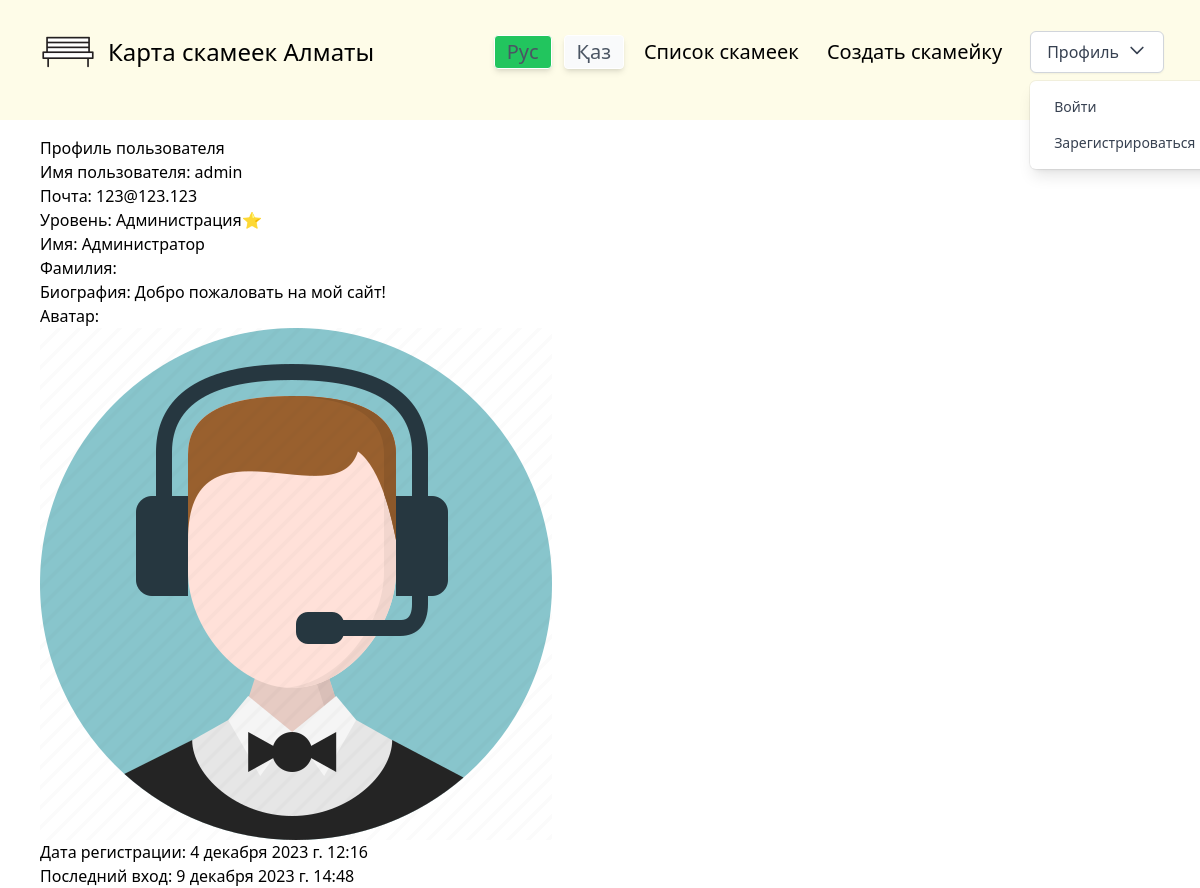
The app's page /profile/admin/, older data.
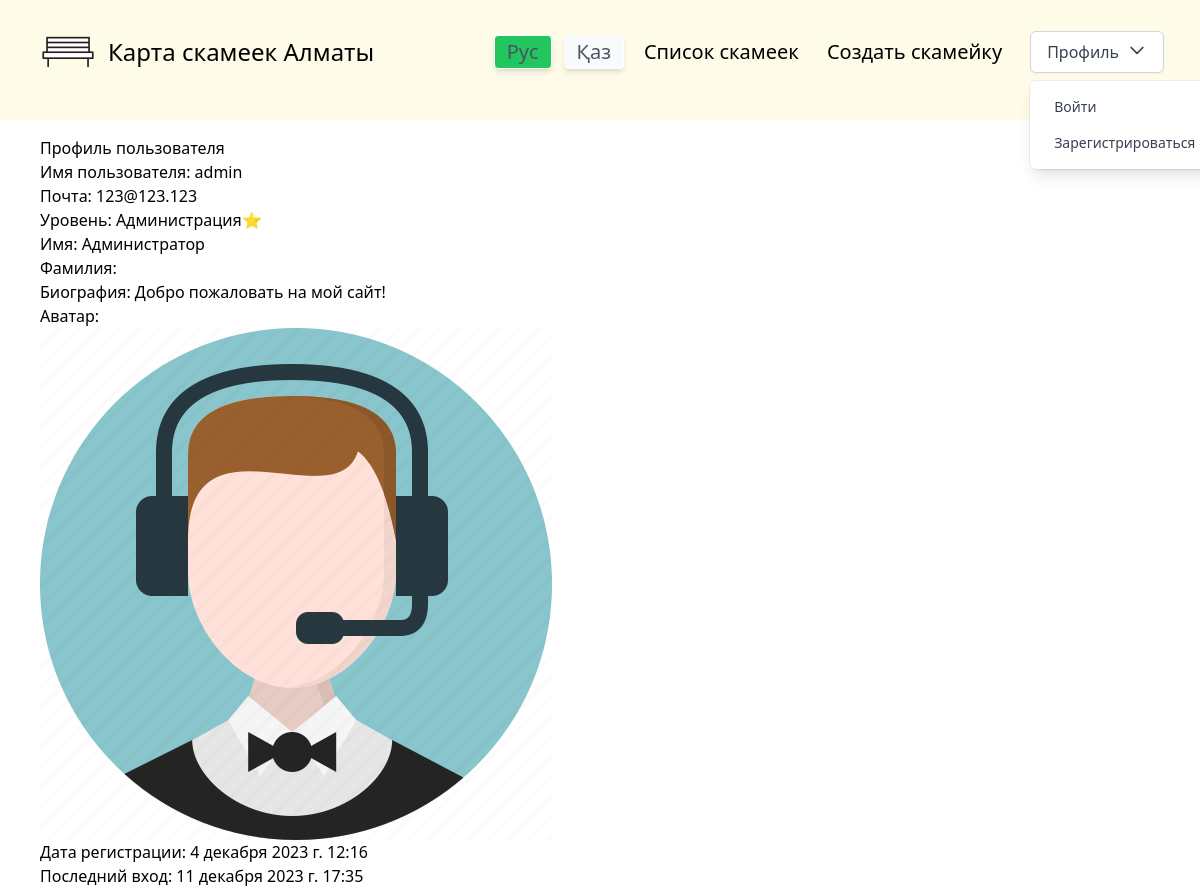
The same page, newer data.
### userSystem/models.py (models this page shows, shortened)
class Profile(models.Model):
    LEVEL_CHOICES = [
        (0, 'Пользователь'),
        (1, 'Активный пользователь'),
        (2, 'Эксперт'),
        (3, 'Лидер'),
        (4, 'Администрация⭐'),
    ]
    user = models.OneToOneField(CustomUser, on_delete=models.CASCADE)
    name = models.CharField(max_length=50, blank=True, default='')
    surname = models.CharField(max_length=50, blank=True, default='')
    bio = models.TextField(blank=True)
    avatar = models.ImageField(default='default.png', upload_to='user_avatars/', blank=True, null=True)
    level = models.IntegerField(default=0, choices=LEVEL_CHOICES)
    def get_avatar_url(self):
        if self.avatar:
            return self.avatar.url
        return '/media/default.png'

class CustomUser(AbstractUser):
    email = models.EmailField(unique=True)
    USERNAME_FIELD = 'username'  # или любое другое поле, которое вы хотите использовать для входа
    pass

### userSystem/views.py (the view)
# urls.py: path('profile/<str:username>/', user_views.other_user_profile, name='other_user_profile'),
def other_user_profile(request, username):
    try:
        user = get_object_or_404(CustomUser, username=username)
        profile = Profile.objects.get(user=user)
    except Http404:
        error_message = f"Профиль пользователя {username} не найден."
        return render(request, 'userSystem/other_user_profile.html', {'error_message': error_message}, status=404)
    return render(request, 'userSystem/other_user_profile.html', {'profile': profile})

### userSystem/templates/userSystem/other_user_profile.html
{% extends "mySite/base.html" %}
{% block content %}
{% if profile %}
    <h2>Профиль пользователя</h2>
    <p>Имя пользователя: {{ profile.user.username }}</p>
    <p>Почта: {{ profile.user.email }}</p>
    <p>Уровень: {{ profile.get_level_display }}</p>
    <p>Имя: {{ profile.name }}</p>
    <p>Фамилия: {{ profile.surname }}</p>
    <p>Биография: {{ profile.bio }}</p>
    <p>Аватар:</strong></p>
    <img src="{{ profile.get_avatar_url }}" alt="Аватар пользователя">
    <p>Дата регистрации: {{ profile.user.date_joined }}</p>
    <p>Последний вход: {{ profile.user.last_login }}</p>
{% else %}
    <p>{{ error_message }}</p>
{% endif %}
{% endblock %}

Row changes from the older to the newer data that the page shows:
changed through a linked row, Profile "Администрация⭐": user.last_login "9 декабря 2023 г. 14:48" → "11 декабря 2023 г. 17:35"
